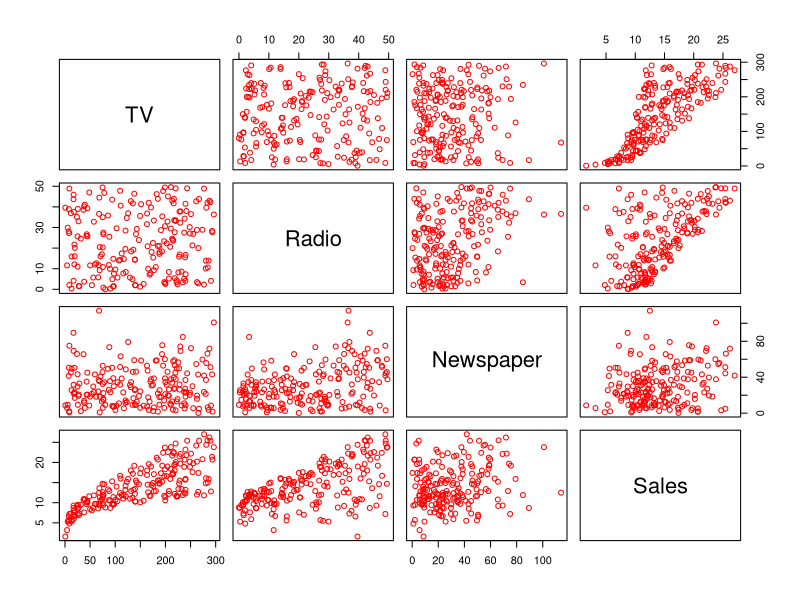
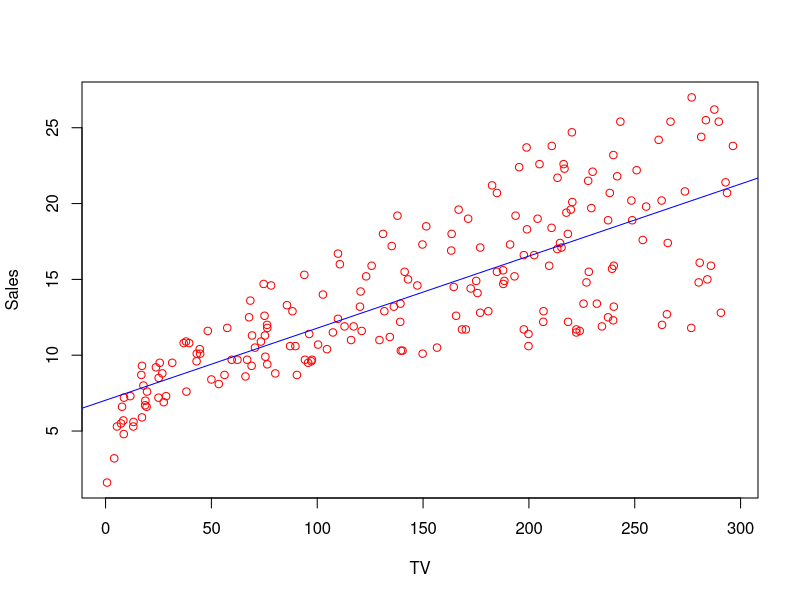
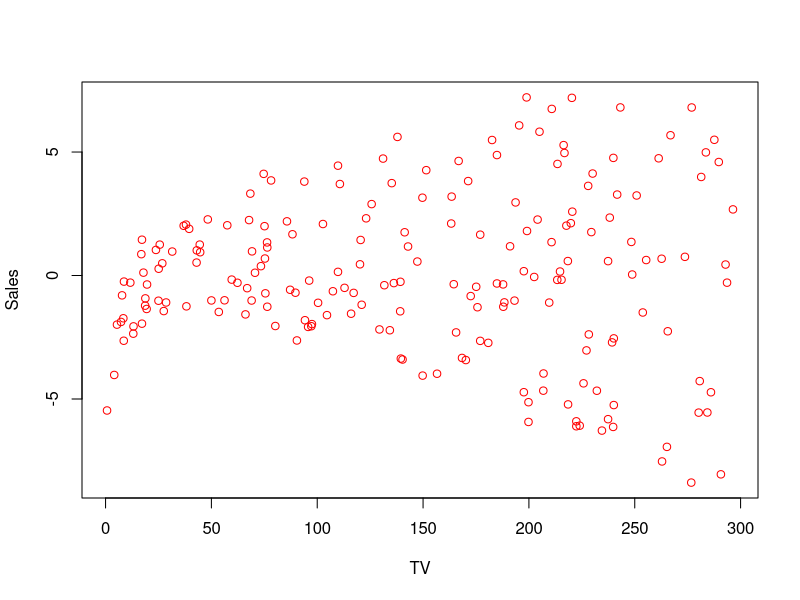
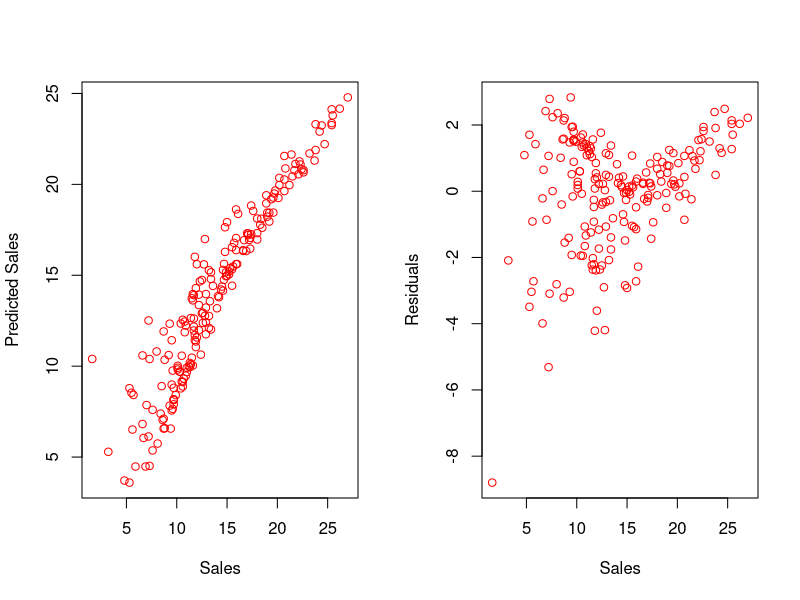

Generate these figures, in order, with R:
## ---- chunk 1
library(dplyr)
advertising <- read.csv('advertising.csv', sep = ';', header = T, fileEncoding = 'utf-8')
glimpse(advertising)
## ---- chunk 2
summary(advertising)
## ---- chunk 3
pairs(advertising, col = 'red')
## ---- chunk 4
lm_fit_sales_TV <- lm(Sales ~ TV, data = advertising)

lm_fit_sales_TV
## ---- chunk 5
summary(lm_fit_sales_TV)
## ---- chunk 6
names(lm_fit_sales_TV)
## ---- chunk 7
confint(lm_fit_sales_TV, level = 0.95)
## ---- chunk 8
new_advertising = data.frame(TV = c(100, 150, 200, 250))
predicted_values <- predict(lm_fit_sales_TV, new_advertising, interval = 'confidence')
new_advertising <- cbind(new_advertising, predicted_values)
new_advertising
## ---- chunk 9
plot(advertising$TV, advertising$Sales, type = 'p', col = 'red', xlab = 'TV', ylab = 'Sales')
abline(lm_fit_sales_TV, col = 'blue')
## ---- chunk 10
plot(advertising$TV, lm_fit_sales_TV$residuals, type = 'p', col = 'red', xlab = 'TV', ylab = 'Sales')
## ---- chunk 11

## ---- chunk 12

## ---- chunk 13

## ---- chunk 14

## ---- chunk 15

## ---- chunk 16
 
## ---- chunk 17

## ---- chunk 18
lm_fit_sales_all <- lm(Sales ~ TV + Radio + Newspaper, data = advertising)
summary(lm_fit_sales_all)
## ---- chunk 19
lm_fit_sales_all <- lm(Sales ~ ., data = advertising)
## ---- chunk 20
lm_fit_sales_TV_Radio <- lm(Sales ~ . - Newspaper, data = advertising)
## ---- chunk 21
summary(lm_fit_sales_TV_Radio)
## ---- chunk 22
par(mfrow = c(1,2))

plot(advertising$Sales, lm_fit_sales_TV_Radio$fitted.values, type = 'p', col = 'red', xlab = 'Sales', ylab = 'Predicted Sales')
plot(advertising$Sales, lm_fit_sales_TV_Radio$residuals, type = 'p', col = 'red', xlab = 'Sales', ylab = 'Residuals')
